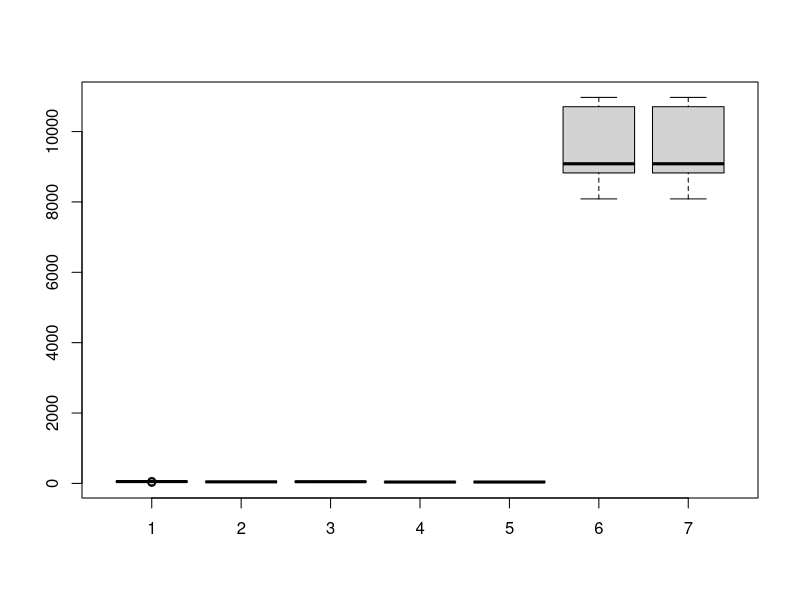

The R source for this figure:
times.i64.p128.r64.R1 <- read.table('times-R-i64-p128-r64-r1.dat')
times.i64.p128.r64.R2 <- read.table('times-R-i64-p128-r64-r2.dat')
times.i64.p128.r32.R3 <- read.table('times-R-i64-p128-r32-R3.dat')
times.i64.p128.r32.R4 <- read.table('times-R-i64-p128-r32-R4.dat')
evals.i64.p128.r16.R5 <- read.table('evals-R-i64-p128-r16-R5.dat')
evals.i64.p128.r16.R6 <- read.table('evals-R-i64-p128-r16-R5.dat')
times.base <- read.table('../GECCO/time-ip128-e16-r64.dat')
boxplot( times.base$V1,
        times.i64.p128.r64.R1$V1, times.i64.p128.r64.R2$V1,
        times.i64.p128.r32.R3$V1, times.i64.p128.r32.R3$V1,
        evals.i64.p128.r16.R5$V1, evals.i64.p128.r16.R6$V1     )
